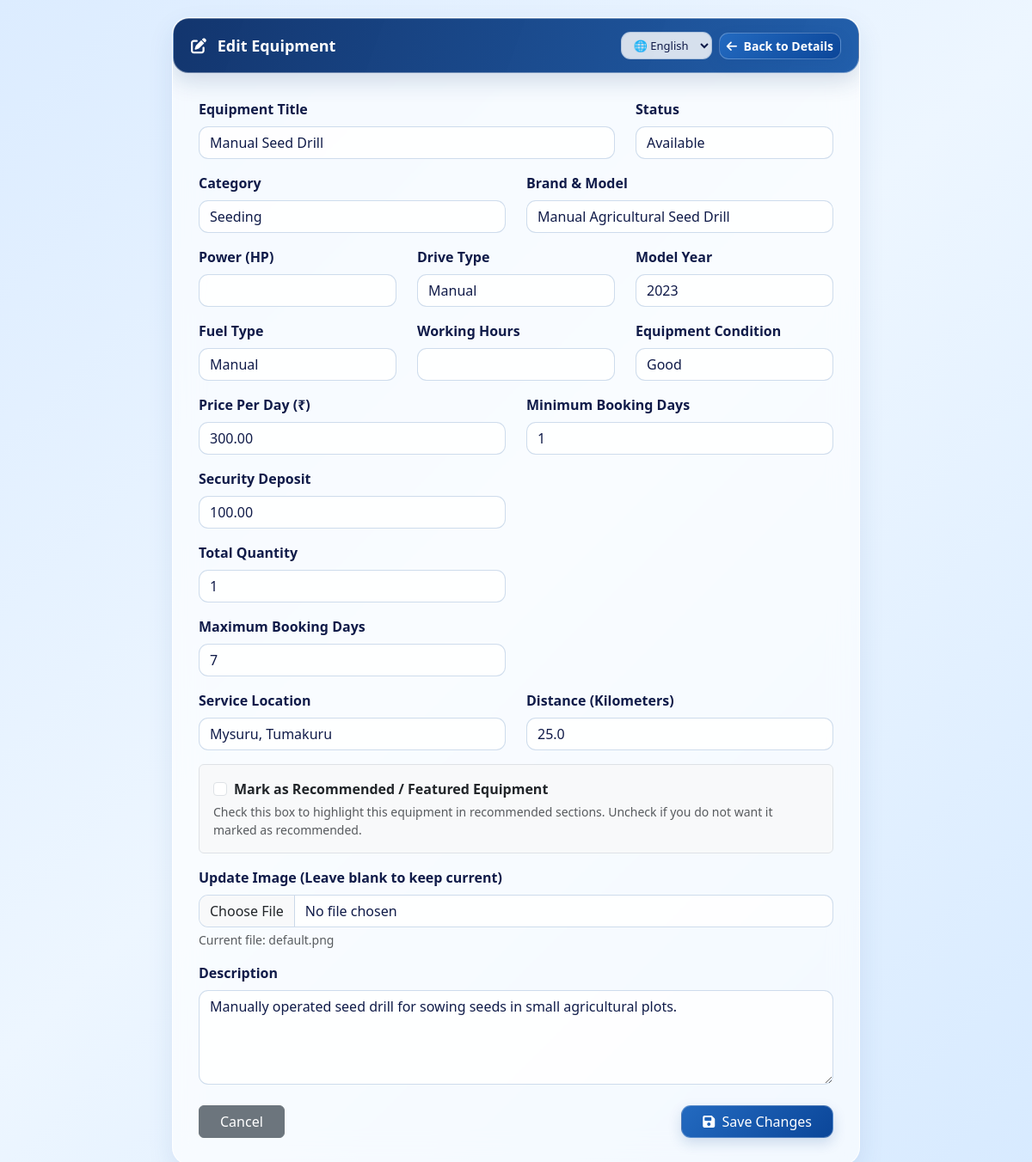
Page /edit_equipment.php?id=66 (signed in) on the committed database.
### tables this page shows
CREATE TABLE `equipment` (
  `equipment_id` int(11) NOT NULL,
  `category_id` int(11) DEFAULT NULL,
  `lender_id` int(11) NOT NULL,
  `title` varchar(150) NOT NULL,
  `category` varchar(50) NOT NULL,
  `brand_model` varchar(100) NOT NULL,
  `power_hp` int(11) DEFAULT NULL,
  `drive_type` varchar(20) DEFAULT NULL,
  `model_year` int(11) DEFAULT NULL,
  `fuel_type` varchar(30) DEFAULT NULL,
  `working_width` varchar(50) DEFAULT NULL,
  `equipment_condition` enum('New','Good','Used') DEFAULT 'Good',
  `price_per_day` decimal(10,2) NOT NULL,
  `security_deposit` decimal(10,2) NOT NULL DEFAULT 0.00,
  `total_quantity` int(11) NOT NULL DEFAULT 1,
  `min_booking_days` int(11) DEFAULT 1,
  `max_booking_days` int(11) DEFAULT 30,
  `service_location` varchar(100) NOT NULL,
  `distance_km` decimal(5,1) DEFAULT 5.0,
  `description` text DEFAULT NULL,
  `image` varchar(255) NOT NULL,
  `badge` enum('RECOMMENDED','POPULAR','TOP RATED','BEST PRICE','NONE') DEFAULT 'NONE',
  `status` enum('Available','Rented Out','Under Maintenance','Inactive') DEFAULT 'Available',
  `rating` decimal(2,1) DEFAULT 4.5,
  `rating_count` int(11) DEFAULT 0,
  `created_at` timestamp NOT NULL DEFAULT current_timestamp(),
  `is_featured` tinyint(1) DEFAULT 0,
  `latitude` decimal(10,8) DEFAULT NULL,
  `longitude` decimal(11,8) DEFAULT NULL
);

### includes/lang.php (called while the page is built, shortened)
<?php
$current_lang = $_SESSION['lang'] ?? 'en';
function __($key) {
    global $translations, $current_lang;
    return $translations[$current_lang][$key] ?? $translations['en'][$key] ?? $key;
}
?>

### edit_equipment.php (the view, shortened to what this page needs)
<?php
require_once 'includes/lang.php';
require_once 'includes/config.php';
$lender_id = $_SESSION['user_id'];
$equipment_id = isset($_GET['id']) ? intval($_GET['id']) : 0;
$stmt = $conn->prepare("SELECT * FROM equipment WHERE equipment_id = ? AND lender_id = ?");
$stmt->bind_param("ii", $equipment_id, $lender_id);
$stmt->execute();
$result = $stmt->get_result();
$eq = $result->fetch_assoc();
?>
<!DOCTYPE html>
<html lang="<?php echo $current_lang ?? 'en'; ?>">
<head>
    <link rel="stylesheet" href="https://cdnjs.cloudflare.com/ajax/libs/font-awesome/6.4.0/css/all.min.css">
    <link href="https://cdn.jsdelivr.net/npm/bootstrap@5.3.0/dist/css/bootstrap.min.css" rel="stylesheet">
</head>
<body>
    <div class="form-container">
        <div class="top-banner">
            <span><i class="fa-solid fa-pen-to-square me-2"></i> <?php echo __('edit_equipment_title'); ?></span>
            <div class="d-flex align-items-center gap-2">
                <select class="lang-select text-dark" onchange="location = this.value;">
                    <option value="edit_equipment.php?id=<?php echo $equipment_id; ?>&lang=en" <?php echo ($current_lang === 'en') ? 'selected' : ''; ?>>🌐 English</option>
                </select>
                <a href="equipment_details.php?id=<?php echo $equipment_id; ?>" class="btn btn-sm btn-light fw-bold text-dark"><i class="fa-solid fa-arrow-left me-1"></i> <?php echo __('back_to_details'); ?></a>
            </div>
        </div>
        <div class="form-body">
            <form action="edit_equipment.php?id=<?php echo $equipment_id; ?>" method="POST" enctype="multipart/form-data">
                <div class="row mb-3">
                    <div class="col-md-8">
                        <label class="form-label fw-bold"><?php echo __('equipment_title_label'); ?></label>
                        <input type="text" name="title" class="form-control" value="<?php echo htmlspecialchars($eq['title'] ?? ''); ?>" required>
                    </div>
                    <div class="col-md-4">
                        <label class="form-label fw-bold"><?php echo __('status_label'); ?></label>
                        <select name="status" class="form-select">
                            <option value="Available" <?php echo (strtolower($eq['status'] ?? '') === 'available') ? 'selected' : ''; ?>><?php echo __('available_status'); ?></option>
                        </select>
                    </div>
                </div>
                <div class="row mb-3">
                    <div class="col-md-6">
                        <label class="form-label fw-bold"><?php echo __('category_label'); ?></label>
                        <input type="text" name="category" class="form-control" value="<?php echo htmlspecialchars($eq['category'] ?? ''); ?>" required>
                    </div>
                    <div class="col-md-6">
                        <label class="form-label fw-bold"><?php echo __('brand_model_label'); ?></label>
                        <input type="text" name="brand_model" class="form-control" value="<?php echo htmlspecialchars($eq['brand_model'] ?? ''); ?>">
                    </div>
                </div>
                <div class="row mb-3">
                    <div class="col-md-4">
                        <label class="form-label fw-bold"><?php echo __('power_hp_label'); ?></label>
                        <input type="text" name="power_hp" class="form-control" value="<?php echo htmlspecialchars($eq['power_hp'] ?? ''); ?>">
                    </div>
                    <div class="col-md-4">
                        <label class="form-label fw-bold"><?php echo __('drive_type_label'); ?></label>
                        <input type="text" name="drive_type" class="form-control" value="<?php echo htmlspecialchars($eq['drive_type'] ?? ''); ?>">
                    </div>
                    <div class="col-md-4">
                        <label class="form-label fw-bold"><?php echo __('model_year_label'); ?></label>
                        <input type="text" name="model_year" class="form-control" value="<?php echo htmlspecialchars($eq['model_year'] ?? ''); ?>">
                    </div>
                </div>
                <div class="row mb-3">
                    <div class="col-md-4">
                        <label class="form-label fw-bold"><?php echo __('fuel_type_label'); ?></label>
                        <input type="text" name="fuel_type" class="form-control" value="<?php echo htmlspecialchars($eq['fuel_type'] ?? ''); ?>">
                    </div>
                    <div class="col-md-4">
                        <label class="form-label fw-bold"><?php echo __('working_hours'); ?></label>
                        <input type="text" name="wrorking_width" class="form-control" value="<?php echo htmlspecialchars($eq['working_hours'] ?? ''); ?>">
                    </div>
                    <div class="col-md-4">
                        <label class="form-label fw-bold"><?php echo __('equipment_condition_label'); ?></label>
                        <input type="text" name="equipment_condition" class="form-control" value="<?php echo htmlspecialchars($eq['equipment_condition'] ?? ''); ?>">
                    </div>
                </div>
                <div class="row mb-3">
                    <div class="col-md-6">
                        <label class="form-label fw-bold"><?php echo __('price_per_day_label'); ?></label>
                        <input type="number" step="0.01" name="price_per_day" class="form-control" value="<?php echo htmlspecialchars($eq['price_per_day'] ?? 0); ?>" required>
                        <label class="form-label fw-bold mt-3">Security Deposit</label>
                        <input type="number" step="0.01" min="0" name="security_deposit" class="form-control" value="<?php echo htmlspecialchars($eq['security_deposit'] ?? 0); ?>">
                        <label class="form-label fw-bold mt-3">Total Quantity</label>
                        <input type="number" min="1" name="total_quantity" class="form-control" value="<?php echo htmlspecialchars($eq['total_quantity'] ?? 1); ?>" required>
                        <label class="form-label fw-bold mt-3">Maximum Booking Days</label>
                        <input type="number" min="1" name="max_booking_days" class="form-control" value="<?php echo htmlspecialchars($eq['max_booking_days'] ?? 30); ?>">
                    </div>
                    <div class="col-md-6">
                        <label class="form-label fw-bold"><?php echo __('min_booking_days_label'); ?></label>
                        <input type="number" name="min_booking_days" class="form-control" value="<?php echo htmlspecialchars($eq['min_booking_days'] ?? 1); ?>" required>
                    </div>
                </div>
                <div class="row mb-3">
                    <div class="col-md-6">
                        <label class="form-label fw-bold"><?php echo __('service_location_label'); ?></label>
                        <input type="text" name="service_location" class="form-control" value="<?php echo htmlspecialchars($eq['service_location'] ?? ''); ?>">
                    </div>
                    <div class="col-md-6">
                        <label class="form-label fw-bold"><?php echo __('distance_km_label'); ?></label>
                        <input type="number" step="0.1" name="distance_km" class="form-control" value="<?php echo htmlspecialchars($eq['distance_km'] ?? 0); ?>">
                    </div>
                </div>
                <div class="mb-3 form-check p-3 bg-light rounded border">
                    <input type="checkbox" class="form-check-input ms-0 me-2" id="is_featured" name="is_featured" value="1" <?php echo (!empty($eq['is_featured']) && $eq['is_featured'] == 1) ? 'checked' : ''; ?>>
                    <label class="form-check-label fw-bold text-dark" for="is_featured"><?php echo __('mark_featured_label'); ?></label>
                    <div class="form-text"><?php echo __('mark_featured_desc'); ?></div>
                </div>
                <div class="mb-3">
                    <label class="form-label fw-bold"><?php echo __('update_image_label'); ?></label>
                    <input type="file" name="image" class="form-control">
                    <?php if (!empty($eq['image'])): ?>
                        <div class="form-text"><?php echo __('current_file_label'); ?><?php echo htmlspecialchars($eq['image']); ?></div>
                    <?php endif; ?>
                </div>
                <div class="mb-4">
                    <label class="form-label fw-bold"><?php echo __('description_label'); ?></label>
                    <textarea name="description" class="form-control" rows="4"><?php echo htmlspecialchars($eq['description'] ?? ''); ?></textarea>
                </div>
                <div class="d-flex justify-content-between">
                    <a href="equipment_details.php?id=<?php echo $equipment_id; ?>" class="btn btn-secondary px-4"><?php echo __('cancel_btn'); ?></a>
                    <button type="submit" class="btn text-white px-4" style="background-color: #0e7490;"><i class="fa-solid fa-floppy-disk me-1"></i> <?php echo __('save_changes_btn'); ?></button>
                </div>
            </form>
        </div>
    </div>
</body>
</html>

### edit_equipment.php (style rules this page uses)
* { box-sizing: border-box; font-family: 'Segoe UI', Tahoma, Geneva, Verdana, sans-serif; }
body { background-color: #f4f6f9; color: #333; margin: 0; padding: 20px; }
.form-container { max-width: 800px; margin: 0 auto; background: #fff; border-radius: 12px; border: 1px solid #e2e8f0; overflow: hidden; box-shadow: 0 4px 12px rgba(0,0,0,0.05); }
.top-banner { background: #0e7490; color: white; padding: 15px 20px; font-weight: bold; font-size: 18px; display: flex; justify-content: space-between; align-items: center; }
.form-body { padding: 30px; }
.lang-select { padding: 5px 10px; border-radius: 6px; border: 1px solid #cbd5e1; font-size: 13px; outline: none; background: #fff; cursor: pointer; }
:root { --bluefield-navy:#092d68; --bluefield-blue:#1455a6; --bluefield-mid:#2f70c7; --bluefield-ink:#101b49; --bluefield-muted:#496887; --bluefield-line:rgba(69,126,190,.20); --bluefield-glass:rgba(255,255,255,.66); --bluefield-shadow:0 12px 30px rgba(31,82,145,.10); }
body { background:linear-gradient(135deg,#dcecff 0%,#edf6ff 48%,#d7eaff 100%)!important; color:var(--bluefield-ink)!important; }
.top-nav-bar,.top-bar,.topbar,.top-navbar,.top-search-bar,.top,.top-banner { background:linear-gradient(110deg,rgba(9,45,104,.96),rgba(20,85,166,.94))!important; color:#fff!important; border:1px solid rgba(255,255,255,.38)!important; border-radius:18px!important; box-shadow:0 10px 26px rgba(12,54,112,.16)!important; }
.top-nav-bar a,.top-bar a,.topbar a,.top-navbar a,.top-search-bar a,.top-banner a, .top-nav-bar .btn,.top-bar .btn,.topbar .btn,.top-navbar .btn { color:inherit; }
.card,.cardx,.content-card,.panel,.summary-card,.feature-card,.equipment-card, .review-entry,.notification-card,.empty-state,.field,.spec-box,.meta-item, .detail-item,.equipment-box,.lender-header,.proof,.form-container,.details-container, .main-content .table-responsive,.chart-container,.payment-box,.upload-box, .form-section,.info-card,.stat-card,.metric-card,.section-card { background:var(--bluefield-glass)!important; border:1px solid rgba(255,255,255,.88)!important; border-radius:20px!important; box-shadow:var(--bluefield-shadow),inset 0 1px 0 rgba(255,255,255,.92)!important; backdrop-filter:blur(16px); -webkit-backdrop-filter:blur(16px); }
input:not([type=checkbox]):not([type=radio]),select,textarea,.form-control,.form-select,.lang-select { background:rgba(255,255,255,.82)!important; border:1px solid rgba(56,111,177,.24)!important; border-radius:11px!important; color:var(--bluefield-ink)!important; box-shadow:none!important; }
.btn-primary,.btn-main,.btn-agro,.btn-view,.btn-rent-now,.btn-back,.browse, button[type=submit],.top-banner .btn { background:linear-gradient(135deg,#236ac0,#0b4699)!important; border:1px solid rgba(255,255,255,.25)!important; color:#fff!important; border-radius:11px!important; box-shadow:0 6px 15px rgba(16,74,151,.18)!important; }

### rows in the picture
equipment: title "Manual Seed Drill", status "Available", category "Seeding", brand_model "Manual Agricultural Seed Drill", drive_type "Manual", model_year "2023", fuel_type "Manual", equipment_condition "Good", price_per_day "300.00", security_deposit "100.00", total_quantity "1", max_booking_days "7", min_booking_days "1", service_location "Mysuru, Tumakuru", distance_km "25.0", image "default.png", description "Manually operated seed drill for sowing seeds in small agricultural plots."

### other values in the picture
__('edit_equipment_title') "Edit Equipment"
__('back_to_details') "Back to Details"
__('equipment_title_label') "Equipment Title"
__('status_label') "Status"
__('category_label') "Category"
__('brand_model_label') "Brand & Model"
__('power_hp_label') "Power (HP)"
__('drive_type_label') "Drive Type"
__('model_year_label') "Model Year"
__('fuel_type_label') "Fuel Type"
__('working_hours') "Working Hours"
__('equipment_condition_label') "Equipment Condition"
__('price_per_day_label') "Price Per Day (₹)"
__('min_booking_days_label') "Minimum Booking Days"
__('service_location_label') "Service Location"
